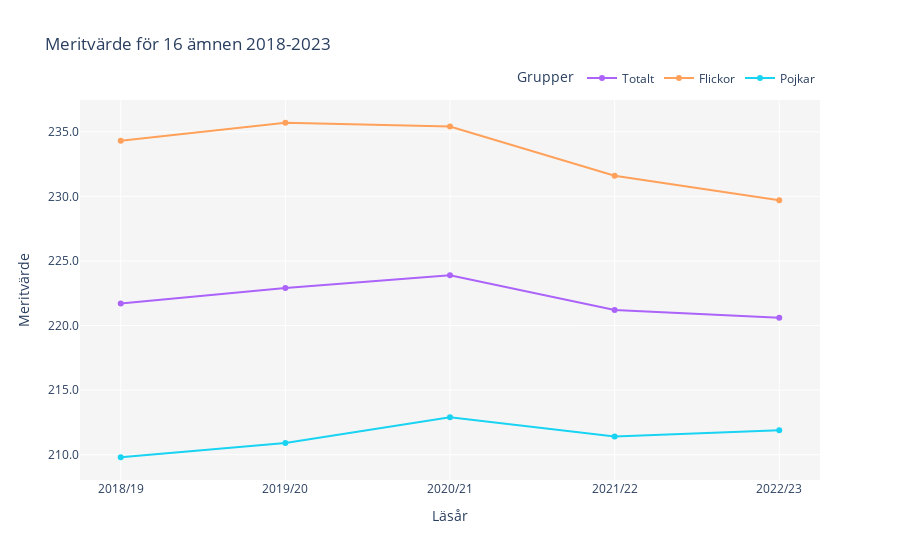

Source (notebook cell):
### Markdown cell above
## b.)

### Code cell
df_focused_merit = df_betyg_T1b.iloc[:5, [0, 1, 2, 3]].copy()

df_focused_merit.columns = ['Läsår', 'Totalt', 'Flickor', 'Pojkar']

fig = px.line(df_focused_merit, x='Läsår', y=['Totalt', 'Flickor', 'Pojkar'], 
              title="Meritvärde för 16 ämnen 2018-2023",
              labels={"value": "Antal", "variable": "Grupp"},
              markers=True, 
              color_discrete_map={ 
                  'Totalt (%)': 'orangered',  
                  'Flickor (%)': 'indigo',  
                  'Pojkar (%)': 'teal'  
              })
fig.update_layout(yaxis_tickformat = '.1f', 
                  xaxis_title="Läsår", 
                  yaxis_title="Meritvärde", 
                  legend=dict(title="Grupper",orientation="h",yanchor="bottom",y=1.02,xanchor="right",x=1), 
                  paper_bgcolor="white", plot_bgcolor="whitesmoke")
fig.write_html("../Labb2/Visualiseringar/Meritvärde_16_ämnen.html")
fig.show()

### Figure 1 — Plotly figure (JSON) as saved in the notebook; plotly's stock layout.template omitted (floating-point values rounded to 4 significant figures)
{"data": [{"hovertemplate": "Grupp=Totalt<br>Läsår=%{x}<br>Antal=%{y}<extra></extra>", "legendgroup": "Totalt", "line": {"color": "#ab63fa", "dash": "solid"}, "marker": {"symbol": "circle"}, "mode": "lines+markers", "name": "Totalt", "orientation": "v", "showlegend": true, "type": "scatter", "x": ["2018/19", "2019/20", "2020/21", "2021/22", "2022/23"], "xaxis": "x", "y": [221.7, 222.9, 223.9, 221.2, 220.6], "yaxis": "y"}, {"hovertemplate": "Grupp=Flickor<br>Läsår=%{x}<br>Antal=%{y}<extra></extra>", "legendgroup": "Flickor", "line": {"color": "#FFA15A", "dash": "solid"}, "marker": {"symbol": "circle"}, "mode": "lines+markers", "name": "Flickor", "orientation": "v", "showlegend": true, "type": "scatter", "x": ["2018/19", "2019/20", "2020/21", "2021/22", "2022/23"], "xaxis": "x", "y": [234.3, 235.7, 235.4, 231.6, 229.7], "yaxis": "y"}, {"hovertemplate": "Grupp=Pojkar<br>Läsår=%{x}<br>Antal=%{y}<extra></extra>", "legendgroup": "Pojkar", "line": {"color": "#19d3f3", "dash": "solid"}, "marker": {"symbol": "circle"}, "mode": "lines+markers", "name": "Pojkar", "orientation": "v", "showlegend": true, "type": "scatter", "x": ["2018/19", "2019/20", "2020/21", "2021/22", "2022/23"], "xaxis": "x", "y": [209.8, 210.9, 212.9, 211.4, 211.9], "yaxis": "y"}], "layout": {"legend": {"orientation": "h", "title": {"text": "Grupper"}, "tracegroupgap": 0, "x": 1, "xanchor": "right", "y": 1.02, "yanchor": "bottom"}, "paper_bgcolor": "white", "plot_bgcolor": "whitesmoke", "title": {"text": "Meritvärde för 16 ämnen 2018-2023"}, "xaxis": {"anchor": "y", "domain": [0, 1], "title": {"text": "Läsår"}}, "yaxis": {"anchor": "x", "domain": [0, 1], "tickformat": ".1f", "title": {"text": "Meritvärde"}}}}
